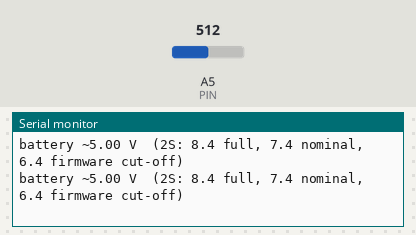
Simulated run of this sketch. Board: Arduino Uno, built with avr-gcc and run on an emulated ATmega328P. Shown: the last lines printed to the serial monitor. Inputs (shaded band) come from the test bench; at power-on: A5 (PIN) = 512.

Above: at 1.2 s.
1.3 s: A5 (PIN) set to 716
At 1.9 s:
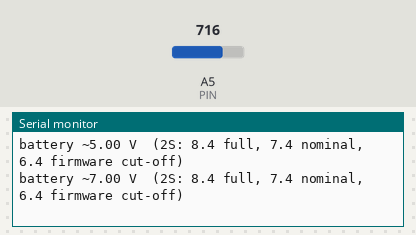
2.8 s: A5 (PIN) set to 900
At 3.4 s:
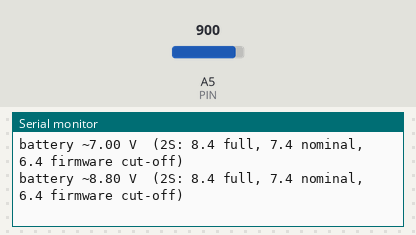
Timing chart, 0 to 5.8 s (numbered marks = the images above; inputs shaded):
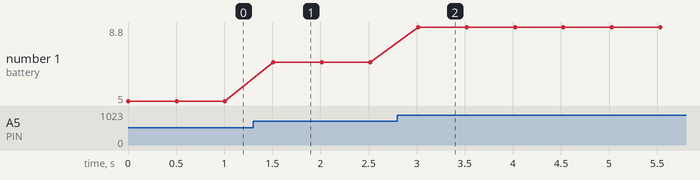

The sketch:

07_battery_test.ino
```cpp
// 07_battery_test — compares the A5 reading with your multimeter.
// BATTERY_CAL in Config.h = multimeter volts / printed volts.
const uint8_t PIN = A5; const float DIVIDER = 2.0;
void setup() { Serial.begin(115200); }
void loop() {
  long sum = 0; for (int i = 0; i < 16; i++) sum += analogRead(PIN);
  float v = sum / 16.0 * 5.0 / 1023.0 * DIVIDER;
  Serial.print(F("battery ~")); Serial.print(v, 2); Serial.println(F(" V  (2S: 8.4 full, 7.4 nominal, 6.4 firmware cut-off)"));
  delay(500);
}
```

Measured:
- after the input at 1.3 s, the serial monitor: prints a new line after 0.21 s (image 1)
- after the input at 2.8 s, the serial monitor: prints a new line after 0.22 s (image 2)
- plotted number 1: 5 → 7 after the input at 1.3 s, 7 → 8.8 after the input at 2.8 s
